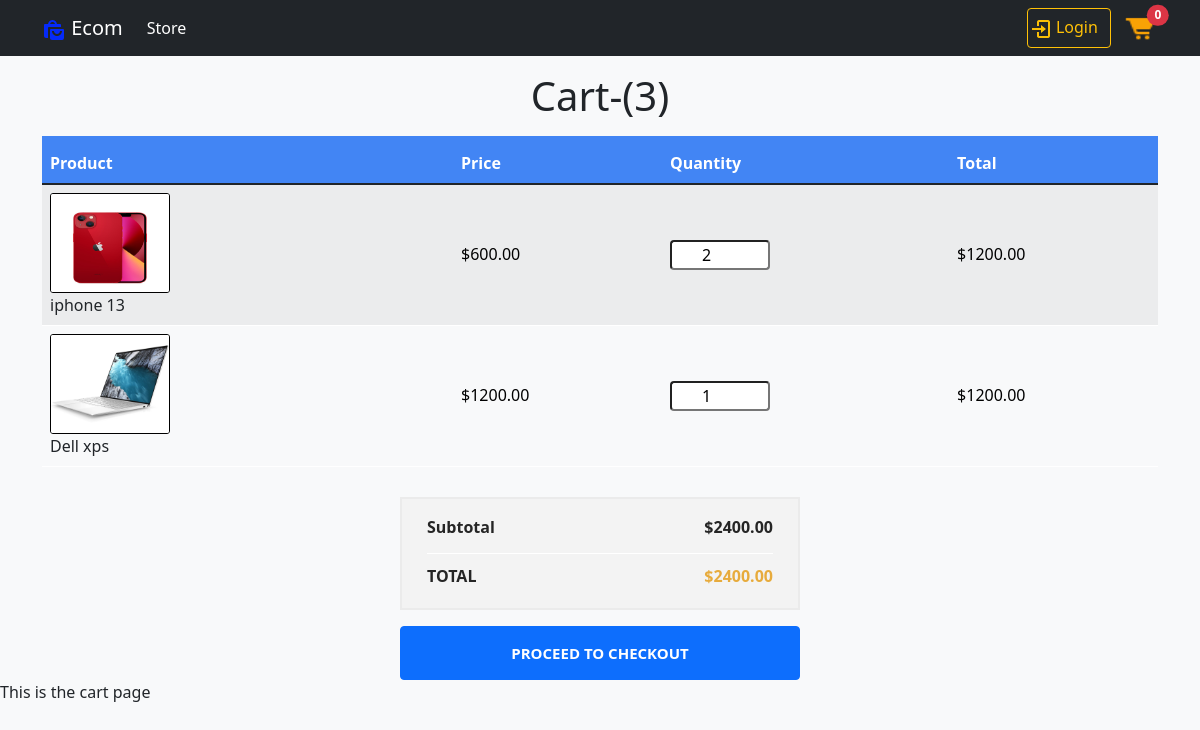
The app's page /cart/ (signed in) with its own data.
### store/models.py (models this page shows, shortened)
class Order(models.Model):
    transaction_id = models.CharField(max_length=200, null=True)
    customer = models.ForeignKey(Customer, on_delete=models.SET_NULL, blank=True, null=True)
    date_ordered = models.DateTimeField(auto_now_add=True)
    complete = models.BooleanField(default=False, null=True, blank=True)
    @property
    def get_cart_total(self):
        order_items = self.orderitem_set.all()
        total = sum([items.get_total for items in order_items])
        return total
    def get_cart_items(self):
        order_items = self.orderitem_set.all()
        total = sum([items.quantity for items in order_items])
        return total

class OrderItem(models.Model):
    product = models.ForeignKey(Product, on_delete=models.SET_NULL, blank=True, null=True)
    Order = models.ForeignKey(Order, on_delete=models.SET_NULL, blank=True, null=True)
    quantity = models.IntegerField(default=0, null=True, blank=True)
    date_added = models.DateTimeField(auto_now_add=True)
    @property
    def get_total(self):
        total = self.product.price * self.quantity
        return total

class Product(models.Model):
    name = models.CharField(max_length=200, null=True)
    price = models.DecimalField(max_digits=7, decimal_places=2)
    digital = models.BooleanField(default=False, null=True, blank=False)
    image = models.ImageField(null=True, blank=True)
    @property
    def imageURL(self):
        try:
            url = self.image.url
        except:
            url = ""
        return url

### store/views.py (the view)
# urls.py: path("cart/", views.cart, name='cart'),
def cart(request):
    if request.user.is_authenticated:
        customer = request.user.customer
        order = Order.objects.filter(customer=customer,complete=False).first()
        if not order:
            order = Order.objects.create(customer=customer,complete=False)
        items = order.orderitem_set.all()
    else:
        items = []
        order = {
            'get_cart_total':0,
            'get_cart_items':0,
            }
    context = {
    "items" : items,
    "order": order,
    }
    return render(request, 'store/cart.html', context)

### store/templates/store/cart.html
{% extends "store/main.html" %}
{% load static %}
{% block content %}
<h1 class="text-center my-3">Cart-({{ order.get_cart_items }})</h1
    <section class="mt-1">
        <div class="container">
            <div class="cart">
                <div class="table-responsive">
                    <table class="table table-striped">
                        <thead class="t-head">
                            <tr>
                                <th scope="col"class="text-white">Product</th>
                                <th scope="col"class="text-white">Price</th>
                                <th scope="col"class="text-white">Quantity</th>
                                <th scope="col"class="text-white">Total</th>
                            </tr>
                        </thead>
                        <tbody>
                            {% for item in items %}
                            <tr>
                                <td class="align-middle">
                                    <div class="main">
                                        <div class="d-flex">
                                            <img class="image-fluid" src="{{ item.product.imageURL }}"alt="">
                                        </div>
                                        <div class="des">
                                            <p>{{ item.product.name }}</p>
                                        </div>
                                    </div>
                                </td>
                                <td class="align-middle">
                                    <h6>${{ item.product.price|floatformat:2 }}</h6>
                                </td>
                                <td class="align-middle">
                                    <div class="counter">
                                        <input class="input-number" type="number"
                                        value="{{ item.quantity }}" min="0" max="10">
                                    </div>
                                </td>
                                <td class="align-middle">
                                    <h6>${{ item.get_total }}</h6>
                                </td>
                            </tr>
                            {% endfor %}
                        </tbody>
                    </table>
                </div>
            </div>
        </div>
    </section>
    <div class="col-lg-4 offset-lg-4">
        <div class="checkout">
            <ul>
                <li class="subtotal">subtotal
                    <span>${{ order.get_cart_total }}</span>
                </li>
                <li class="cart-total">Total
                <span>${{ order.get_cart_total }}</span></li>
            </ul>
            <a href="{% url 'checkout' %}"class="btn btn-primary proceed-btn">Proceed to Checkout</a>
        </div>
    </div>
<p>This is the cart page</p>
{% endblock content %}

### static/css/main.css (style rules this page uses)
* { padding:0; margin: 0; box-sizing: border-box; }
.cart .table { margin-bottom: 30px; border-bottom: 1px solid #fff; }
.cart .table thead { height: 3rem; background-color: #4285F4; }
.cart .table thead tr th { border-top:0px; font-size:16px; font-weight: bold; border-bottom:0px; }
.cart .table tbody tr td .main .d-flex { padding-right:30px; width: 150px; height: 100px; }
.cart .table tbody tr td .main .d-flex img { border: 1px solid #000; border-radius: 3px; width: 100%; }
.cart .table tbody tr td .main .des { vertical-align: middle; align-self: center; }
.cart .table tbody tr td .main .des p { margin-bottom:0px; }
.cart .table tbody tr td h6 { font-size:16px; color:#000; margin-bottom: 0px; }
.cart .table tbody tr td .counter { margin-bottom:0px; }
.cart .table tbody tr td .counter input { width: 100px; padding-left:30px; height: 30px; outline:none; box-shadow: none; border-radius: 4px; }
.checkout ul { border: 2px solid #ebebeb; background: #f3f3f3; padding-left:25px; padding-right:25px; padding-top:16px; padding-bottom: 20px; }
.checkout ul li { list-style: none; font-size:16px; font-weight: bold; color:#252525; text-transform: uppercase; overflow: hidden; }
.checkout ul li.subtotal { font-weight: bold; text-transform: capitalize; border-bottom:1px solid #fff; padding-bottom: 14px; }
.checkout ul li.subtotal span { font-weight: bold; }
.checkout ul li.cart-total { padding-top: 10px }
.checkout ul li.cart-total span { color:#e7ab3c; }
.checkout ul li span { float:right; }
.checkout .proceed-btn { font-size:15px; font-weight: bold; color:#fff; text-transform: uppercase; padding:15px 25px 14px 25px; display: block; text-align: center; }

### records on screen
Order: get_cart_items "3", get_cart_total "2400.00"
OrderItem: product.imageURL (picture), product.name "iphone 13", product.price "600.00", quantity "2", get_total "1200.00"
OrderItem: product.imageURL (picture), product.name "Dell xps", product.price "1200.00", quantity "1", get_total "1200.00"
